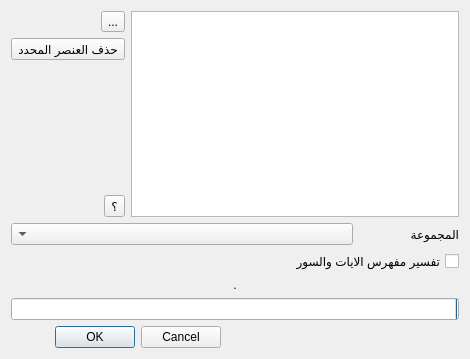
<?xml version="1.0" encoding="UTF-8"?>
<ui version="4.0">
 <class>Dialogmdb</class>
 <widget class="QDialog" name="Dialogmdb">
  <property name="geometry">
   <rect>
    <x>0</x>
    <y>0</y>
    <width>470</width>
    <height>359</height>
   </rect>
  </property>
  <property name="windowTitle">
   <string>استراد ملفات المكتبة الشاملة</string>
  </property>
  <property name="layoutDirection">
   <enum>Qt::RightToLeft</enum>
  </property>
  <layout class="QVBoxLayout" name="verticalLayout_2">
   <item>
    <layout class="QHBoxLayout" name="horizontalLayout">
     <item>
      <widget class="QListWidget" name="listWidget"/>
     </item>
     <item>
      <layout class="QVBoxLayout" name="verticalLayout">
       <item>
        <widget class="QToolButton" name="toolButton_fileNam">
         <property name="whatsThis">
          <string>انقر هنا لاختيار المسار</string>
         </property>
         <property name="text">
          <string>...</string>
         </property>
         <property name="iconSize">
          <size>
           <width>20</width>
           <height>20</height>
          </size>
         </property>
        </widget>
       </item>
       <item>
        <widget class="QToolButton" name="toolButtonDelete">
         <property name="whatsThis">
          <string>حذف العنصر المحدد</string>
         </property>
         <property name="text">
          <string>حذف العنصر المحدد</string>
         </property>
         <property name="icon">
          <iconset resource="images.qrc">
           <normaloff>:/images/image/edit-delete.png</normaloff>:/images/image/edit-delete.png</iconset>
         </property>
         <property name="iconSize">
          <size>
           <width>20</width>
           <height>20</height>
          </size>
         </property>
        </widget>
       </item>
       <item>
        <spacer name="verticalSpacer">
         <property name="orientation">
          <enum>Qt::Vertical</enum>
         </property>
         <property name="sizeHint" stdset="0">
          <size>
           <width>20</width>
           <height>40</height>
          </size>
         </property>
        </spacer>
       </item>
       <item>
        <widget class="QToolButton" name="toolButtonInfo">
         <property name="toolTip">
          <string>معلومات  عن الكتاب المحدد</string>
         </property>
         <property name="whatsThis">
          <string>معلومات  عن الكتاب المحدد</string>
         </property>
         <property name="text">
          <string>؟</string>
         </property>
         <property name="iconSize">
          <size>
           <width>20</width>
           <height>20</height>
          </size>
         </property>
        </widget>
       </item>
       <item>
        <layout class="QVBoxLayout" name="verticalLayout_3"/>
       </item>
      </layout>
     </item>
    </layout>
   </item>
   <item>
    <layout class="QHBoxLayout" name="horizontalLayout_3">
     <item>
      <widget class="QLabel" name="label_4">
       <property name="maximumSize">
        <size>
         <width>100</width>
         <height>16777215</height>
        </size>
       </property>
       <property name="text">
        <string>المجموعة</string>
       </property>
      </widget>
     </item>
     <item>
      <widget class="QComboBox" name="comboBox">
       <property name="whatsThis">
        <string>من هنا يمكنك اختيار المجموعة التي سيضاف الكتاب اليها</string>
       </property>
      </widget>
     </item>
    </layout>
   </item>
   <item>
    <widget class="QCheckBox" name="checkBox_curan">
     <property name="whatsThis">
      <string>&lt;!DOCTYPE HTML PUBLIC &quot;-//W3C//DTD HTML 4.0//EN&quot; &quot;http://www.w3.org/TR/REC-html40/strict.dtd&quot;&gt;
&lt;html&gt;&lt;head&gt;&lt;meta name=&quot;qrichtext&quot; content=&quot;1&quot; /&gt;&lt;style type=&quot;text/css&quot;&gt;
p, li { white-space: pre-wrap; }
&lt;/style&gt;&lt;/head&gt;&lt;body style=&quot; font-family:'Arial'; font-size:10pt; font-weight:400; font-style:normal;&quot;&gt;
&lt;p align=&quot;right&quot; style=&quot; margin-top:0px; margin-bottom:0px; margin-left:0px; margin-right:0px; -qt-block-indent:0; text-indent:0px;&quot;&gt;علم هذا الخيار اذا كان كتاب التفسير يحتوي على حقول الايات والسور&lt;/p&gt;
&lt;p align=&quot;right&quot; style=&quot; margin-top:0px; margin-bottom:0px; margin-left:0px; margin-right:0px; -qt-block-indent:0; text-indent:0px;&quot;&gt;   &quot;Aya&quot; وحقل &quot;Sora&quot;&lt;/p&gt;
&lt;p align=&quot;right&quot; style=&quot;-qt-paragraph-type:empty; margin-top:0px; margin-bottom:0px; margin-left:0px; margin-right:0px; -qt-block-indent:0; text-indent:0px;&quot;&gt;&lt;/p&gt;&lt;/body&gt;&lt;/html&gt;</string>
     </property>
     <property name="text">
      <string>تفسير مفهرس الايات والسور</string>
     </property>
    </widget>
   </item>
   <item>
    <widget class="QLabel" name="label_6">
     <property name="text">
      <string>.</string>
     </property>
     <property name="alignment">
      <set>Qt::AlignCenter</set>
     </property>
    </widget>
   </item>
   <item>
    <widget class="QProgressBar" name="progressBar">
     <property name="maximum">
      <number>1000</number>
     </property>
     <property name="value">
      <number>0</number>
     </property>
     <property name="alignment">
      <set>Qt::AlignCenter</set>
     </property>
    </widget>
   </item>
   <item>
    <layout class="QHBoxLayout" name="horizontalLayout_2">
     <item>
      <spacer name="horizontalSpacer">
       <property name="orientation">
        <enum>Qt::Horizontal</enum>
       </property>
       <property name="sizeHint" stdset="0">
        <size>
         <width>238</width>
         <height>20</height>
        </size>
       </property>
      </spacer>
     </item>
     <item>
      <widget class="QDialogButtonBox" name="buttonBox">
       <property name="layoutDirection">
        <enum>Qt::LeftToRight</enum>
       </property>
       <property name="standardButtons">
        <set>QDialogButtonBox::Cancel|QDialogButtonBox::Ok</set>
       </property>
      </widget>
     </item>
    </layout>
   </item>
  </layout>
 </widget>
 <resources>
  <include location="images.qrc"/>
 </resources>
 <connections>
  <connection>
   <sender>buttonBox</sender>
   <signal>rejected()</signal>
   <receiver>Dialogmdb</receiver>
   <slot>reject()</slot>
   <hints>
    <hint type="sourcelabel">
     <x>41</x>
     <y>327</y>
    </hint>
    <hint type="destinationlabel">
     <x>20</x>
     <y>346</y>
    </hint>
   </hints>
  </connection>
 </connections>
</ui>
